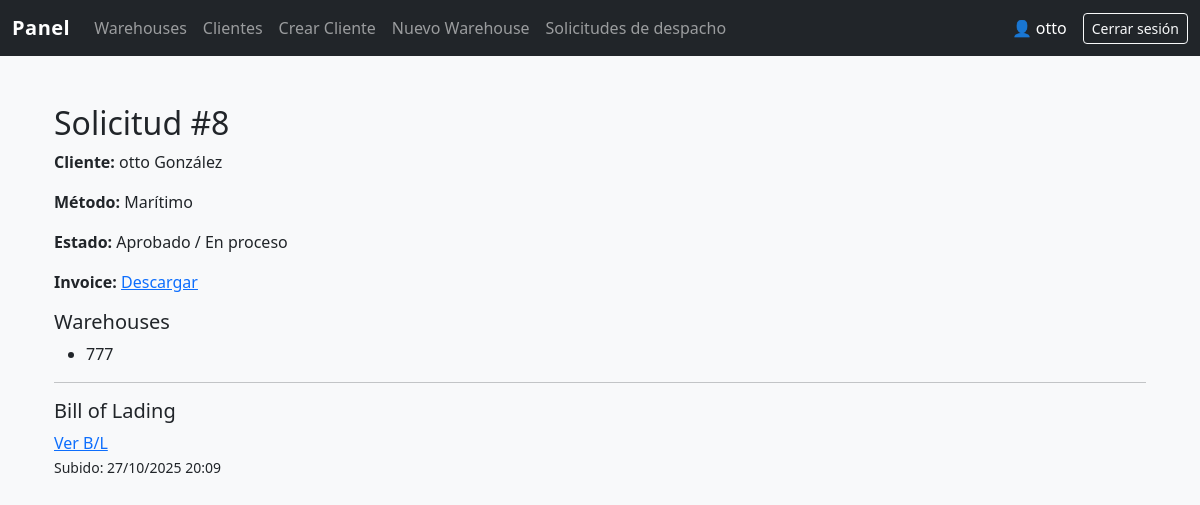
Page /admin-panel/dispatches/8/ (signed in) on the committed database.
### core/models.py (models this page shows, shortened)
class DispatchRequest(models.Model):
    METHOD_CHOICES = [
        ("MARITIMO", "Marítimo"),
        ("AEREO", "Aéreo"),
        ("TERRESTRE", "Terrestre"),
    ]
    STATUS_CHOICES = [
        ("PENDIENTE", "Pendiente de revisión"),
        ("APROBADO", "Aprobado / En proceso"),
        ("RECHAZADO", "Rechazado"),
        ("COMPLETADO", "Completado"),
    ]
    user = models.ForeignKey(User, on_delete=models.CASCADE, related_name="dispatch_requests")
    method = models.CharField(max_length=20, choices=METHOD_CHOICES)
    invoice = models.FileField(upload_to="invoices/")
    status = models.CharField(max_length=20, choices=STATUS_CHOICES, default="PENDIENTE")
    created_at = models.DateTimeField(auto_now_add=True)
    bill_of_lading = models.FileField(upload_to="bol/", blank=True, null=True)
    bol_uploaded_at = models.DateTimeField(blank=True, null=True)

class DispatchRequestItem(models.Model):
    dispatch = models.ForeignKey(DispatchRequest, on_delete=models.CASCADE, related_name="items")
    warehouse = models.ForeignKey('Warehouse', on_delete=models.PROTECT, related_name="dispatch_items")
    class Meta:
        unique_together = ("dispatch", "warehouse")

class Warehouse(models.Model):
    STATUS = [
        ('PENDIENTE', 'Pendiente'),
        ('LISTO', 'Listo')
    ]
    cliente = models.ForeignKey(User, on_delete=models.CASCADE)
    wr_number = models.CharField(max_length=30, unique=True, primary_key=True)
    shipper = models.CharField(max_length=100)
    carrier = models.CharField(max_length=100)
    container_number = models.CharField(max_length=100, null=True)
    created_at = models.DateTimeField(auto_now_add=True)
    weight_lbs = models.FloatField(null=True)
    weight_kgs = models.FloatField(null=True)
    status = models.CharField(max_length=20, choices=STATUS, default='PENDIENTE')
    foots = models.FloatField(null=True)
    tracking = models.CharField(max_length=100, null=True)
    invoice_number = models.CharField(max_length=100, null=True)
    po = models.CharField(max_length=100, blank=True)
    uploaded_file = models.FileField(upload_to='warehouse_files/', blank=True, null=True)

### core/views.py (the view)
# urls.py: path("admin-panel/dispatches/<int:pk>/", views.dispatch_detail, name="dispatch_detail"),
@staff_member_required
def dispatch_detail(request, pk):
    disp = get_object_or_404(DispatchRequest, pk=pk)
    return render(request, "dispatch_detail.html", {"disp": disp})

### templates/dispatch_detail.html
{% extends "panel/base.html" %}
{% block content %}
<div class="container mt-4">
  <h2>Solicitud #{{ disp.id }}</h2>
  <p><b>Cliente:</b> {{ disp.user.get_full_name|default:disp.user.username }}</p>
  <p><b>Método:</b> {{ disp.get_method_display }}</p>
  <p><b>Estado:</b> {{ disp.get_status_display }}</p>
  <p><b>Invoice:</b>
    {% if disp.invoice %}
      <a href="{{ disp.invoice.url }}" target="_blank">Descargar</a>
    {% else %} — {% endif %}
  </p>
  <h5>Warehouses</h5>
  <ul>
    {% for it in disp.items.all %}
      <li>{{ it.warehouse.wr_number }}</li>
    {% endfor %}
  </ul>
  <hr>
  <h5>Bill of Lading</h5>
  {% if disp.bill_of_lading %}
    <p>
      <a href="{{ disp.bill_of_lading.url }}" target="_blank">Ver B/L</a>
      {% if disp.bol_uploaded_at %}<br><small>Subido: {{ disp.bol_uploaded_at|date:"d/m/Y H:i" }}</small>{% endif %}
    </p>
  {% else %}
    <a class="btn btn-primary" href="{% url 'upload_bol' disp.id %}">
      Aprobar y subir B/L (obligatorio)
    </a>
  {% endif %}
</div>
{% endblock %}

### templates/panel/base.html (shortened to what this page needs)
{% load static %}
<!doctype html>
<html lang="es">
<head>
  <link href="https://cdn.jsdelivr.net/npm/bootstrap@5.3.3/dist/css/bootstrap.min.css" rel="stylesheet">
</head>
<body>
  <nav class="navbar navbar-expand-lg navbar-dark bg-dark">
    <div class="container-fluid">
      <a class="navbar-brand" href="{% url 'admin_panel' %}">Panel</a>
      <div class="collapse navbar-collapse" id="navbarNav">
        <ul class="navbar-nav me-auto">
          <li class="nav-item">
            <a class="nav-link {% if request.resolver_match.url_name == 'admin_panel' %}active{% endif %}" href="{% url 'admin_panel' %}">Warehouses</a>
          </li>
          <li class="nav-item">
            <a class="nav-link {% if request.resolver_match.url_name == 'clients_list' %}active{% endif %}" href="{% url 'clients_list' %}">Clientes</a>
          </li>
          <li class="nav-item">
            <a class="nav-link {% if request.resolver_match.url_name == 'quick_create_client' %}active{% endif %}" href="{% url 'quick_create_client' %}">Crear Cliente</a>
          </li>
          <li class="nav-item">
            <a class="nav-link {% if request.resolver_match.url_name == 'create_warehouse' %}active{% endif %}" href="{% url 'create_warehouse' %}">Nuevo Warehouse</a>
          </li>
          <li class="nav-item">
            <a class="nav-link {% if request.resolver_match.url_name == 'dispatch_list' %}active{% endif %}" href="{% url 'dispatch_list' %}">Solicitudes de despacho</a>
          </li>
        </ul>
        <span class="navbar-text text-white me-3">
          👤 {{ request.user.username }}
        </span>
        <form method="post" action="{% url 'logout' %}" class="d-inline">
          <button class="btn btn-outline-light btn-sm" type="submit">Cerrar sesión</button>
        </form>
      </div>
    </div>
  </nav>
  <main class="container mt-4">
    {% block content %}
    {% endblock %}
  </main>
</body>
</html>

### templates/panel/base.html (style rules this page uses)
body { background-color: #f8f9fa; min-height: 100vh; display: flex; flex-direction: column; }
main { flex: 1; padding-bottom: 2rem; }
.navbar-brand { font-weight: 600; letter-spacing: 0.5px; }

### rows in the picture
DispatchRequest: id "8", user.get_full_name "otto González", method "Marítimo", status "Aprobado / En proceso", bol_uploaded_at "27/10/2025 20:09"
DispatchRequestItem: warehouse.wr_number "777"

### other values in the picture
{{ request.user.username }} "otto"
